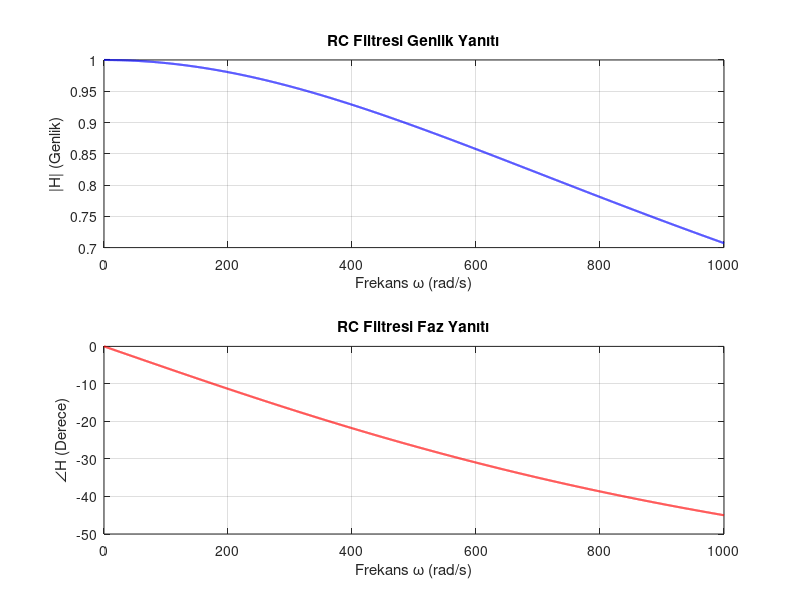
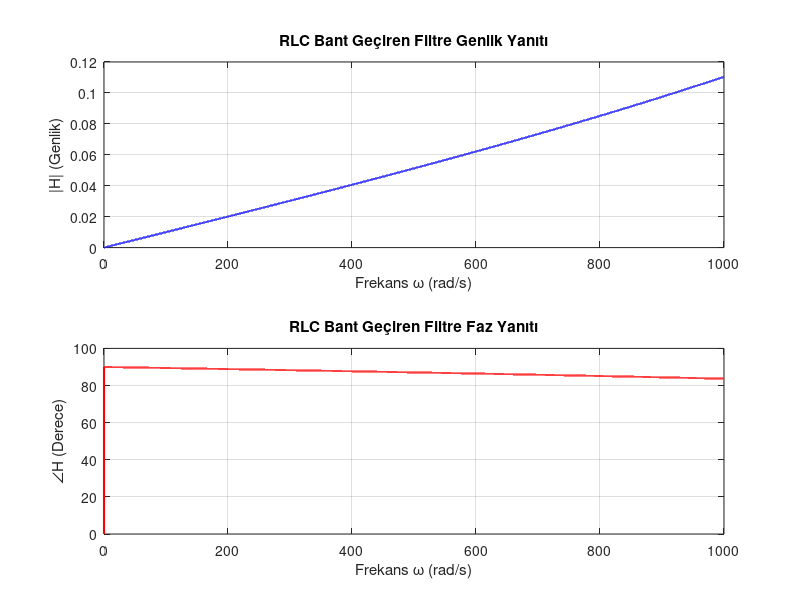

MATLAB code for these plots, in order:
%% UYGULAMA 3

% Devre parametrelerini tanımladım (1k Ohm ve 1 µF).
R1 = 1000; 
C1 = 1e-6; 

% İstenen frekans aralığına göre açısal frekans (w) vektörünü oluşturdum.
w = 0:0.1:1000;  

% RC alçak geçiren filtre için transfer fonksiyonunu (H) hesapladım.
H = 1 ./ (1 + 1j .* w .* R1 .* C1);

% H'nin genliğini ve fazını bulup, fazı dereceye çevirdim.
genlik = abs(H);      
faz_radyan = angle(H); 
faz_derece = faz_radyan * (180/pi); 

% Genlik ve faz grafiklerini tek bir pencerede alt alta çizdirdim.
figure; 

subplot(2, 1, 1); 
plot(w, genlik, 'b', 'LineWidth', 1.5);
title('RC Filtresi Genlik Yanıtı');
xlabel('Frekans \omega (rad/s)');
ylabel('|H| (Genlik)');
grid on; 

subplot(2, 1, 2); 
plot(w, faz_derece, 'r', 'LineWidth', 1.5);
title('RC Filtresi Faz Yanıtı');
xlabel('Frekans \omega (rad/s)');
ylabel('\angleH (Derece)');
grid on;




%% UYGULAMA 4

% Devre parametrelerini tanımladım (10k Ohm, 10 H ve 10 nF).
R1 = 10000; 
L1 = 10;    
C1 = 10e-9; 

% İstenen frekans aralığına göre açısal frekans (w) vektörünü oluşturdum.
w = 0:0.01:1000; 

% Rezonans frekansını (w0) ve bant genişliğini (BW) hesapladım.
w0 = 1 / sqrt(L1 * C1);
BW = R1 / L1;

% RLC devresi için transfer fonksiyonunu (H) hesapladım.
H = (1j .* w .* R1 .* C1) ./ (1 - (w.^2 .* L1 .* C1) + (1j .* w .* R1 .* C1));

% H'nin genliğini ve fazını bulup, çizim için fazı dereceye çevirdim.
genlik = abs(H);      
faz_radyan = angle(H); 
faz_derece = faz_radyan * (180/pi); 

% Genlik ve faz grafiklerini tek bir pencerede alt alta çizdirdim.
figure; 

subplot(2, 1, 1); 
plot(w, genlik, 'b', 'LineWidth', 1.5);
title('RLC Bant Geçiren Filtre Genlik Yanıtı');
xlabel('Frekans \omega (rad/s)');
ylabel('|H| (Genlik)');
grid on;

subplot(2, 1, 2); 
plot(w, faz_derece, 'r', 'LineWidth', 1.5);
title('RLC Bant Geçiren Filtre Faz Yanıtı');
xlabel('Frekans \omega (rad/s)');
ylabel('\angleH (Derece)');
grid on;
